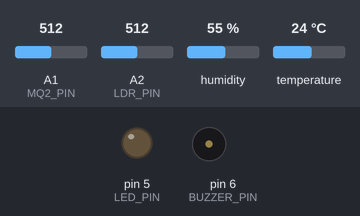
The sketch below on a simulated Arduino Uno, built for the host (arithmetic inside an expression is 32-bit, double 64-bit). Parts: output pins drawn as LEDs (lit = HIGH), buzzer (waves = sounding). Inputs (shaded band) come from the test bench; at power-on: temperature 24 °C, A1 (MQ2_PIN) = 512, A2 (LDR_PIN) = 512, humidity 55 %. WiFi joins after 1.5 s; servers stay silent unless stated.

Above: at 3.0 s.
3.1 s: temperature set to 39.4 °C
7.0 s: temperature set to 40.8 °C
Timing chart, 0 to 16.3 s (numbered marks = the images above; inputs shaded):
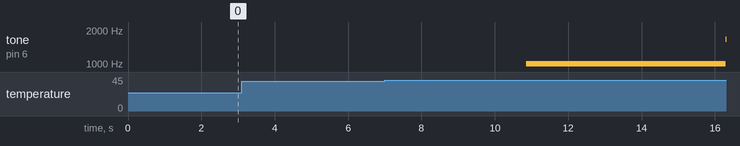

Measured:
- after the input at 3.1 s, every drawn part: stays the same
- after the input at 7.0 s, tone on pin 6 (BUZZER_PIN): silent → 1001 Hz after 3.8 s, → 1660 Hz 5.4 s later

The sketch:

main_ecosystem.ino
```cpp
 /*************************************************************
  Smart City with Gas Detection, Automatic Light, Fire Detection
 *************************************************************/
#define BLYNK_TEMPLATE_ID "TMPL6lAXQsImD"
#define BLYNK_TEMPLATE_NAME "Project P5 kelas XII 12"
#define BLYNK_AUTH_TOKEN "BL7onBGBZD4p9_YytS7RwlKJM4DSWUhX"
#define BLYNK_PRINT Serial

#include <ESP8266_Lib.h>
#include <BlynkSimpleShieldEsp8266.h>
#include <DHT.h>

// WiFi Credentials
char ssid[] = "HARISBIKE";
char pass[] = "naura2017";

// Hardware Serial
#include <SoftwareSerial.h>
SoftwareSerial EspSerial(3, 2); // RX, TX
#define ESP8266_BAUD 115200
ESP8266 wifi(&EspSerial);

// Pin Definitions
#define DHT_PIN A0
#define MQ2_PIN A1
#define LDR_PIN A2
#define BUZZER_PIN 6
#define LED_PIN 5

// Sensor Definitions
#define DHTTYPE DHT22
DHT dht(DHT_PIN, DHTTYPE);
BlynkTimer timer;

// Global Variables
int MQ2_Val = 0;
int ldrValue = 0;

void triggerAlarmTone() {
  for (int i = 1000; i < 2000; i++) { // naikkan frekuensi nada
    tone(BUZZER_PIN, i);
    delay(1);
  }
  for (int i = 2000; i > 1000; i--) { // turunkan frekuensi nada
    tone(BUZZER_PIN, i);
    delay(1);
  }
}

void sendSensor()
{
  // Baca Suhu dan Kelembaban
  float h = dht.readHumidity();
  float t = dht.readTemperature();

  if (isnan(h) || isnan(t)) {
    Serial.println("Failed to read from DHT sensor!");
    return;
  }

  // Kirim Data ke Blynk
  Blynk.virtualWrite(V5, h);
  Blynk.virtualWrite(V6, t);

  // Pembacaan Sensor Gas MQ2
  MQ2_Val = analogRead(MQ2_PIN);
  for (int x = 0; x < 100; x++) {
    MQ2_Val = MQ2_Val + analogRead(MQ2_PIN);
  }
  MQ2_Val = MQ2_Val / 100.0;
  Blynk.virtualWrite(V0, MQ2_Val);
  Blynk.virtualWrite(V2, MQ2_Val);

  // Pembacaan Sensor Cahaya LDR
  ldrValue = analogRead(LDR_PIN);
  Blynk.virtualWrite(V1, ldrValue);

  // Kontrol Lampu Berdasarkan Intensitas Cahaya
  if (ldrValue <= 300) {
    Blynk.logEvent("malam");
  } else {
    Blynk.logEvent("siang");
  }

  // Deteksi Gas
  if (MQ2_Val > 900) {
    Blynk.logEvent("gas_detected");
    triggerAlarmTone();
  }

  // Deteksi Kebakaran
  if (t > 40) {
    Blynk.logEvent("fire_detected");
    triggerAlarmTone();
    digitalWrite(LED_PIN, LOW);  // Matikan LED secara total
  }

  // Debug Serial
  //Serial.print("MQ2 Level: ");
  //Serial.println(MQ2_Val);
  //Serial.print("Temperature: ");
  //Serial.println(t);
  //Serial.print("LDR Value: ");
  //Serial.println(ldrValue);
}

void setup()
{
  // Inisialisasi Serial
  Serial.begin(115200);
  EspSerial.begin(ESP8266_BAUD);
  delay(10);

  // Konfigurasi Pin
  pinMode(BUZZER_PIN, OUTPUT);
  pinMode(LED_PIN, OUTPUT);

  // Koneksi Blynk
  Blynk.begin(BLYNK_AUTH_TOKEN, wifi, ssid, pass, "blynk.cloud", 80);

  // Inisialisasi Sensor
  dht.begin();

  // Setup Timer
  timer.setInterval(1000L, sendSensor);
}

void loop()
{
  Blynk.run();
  timer.run();
}
```
